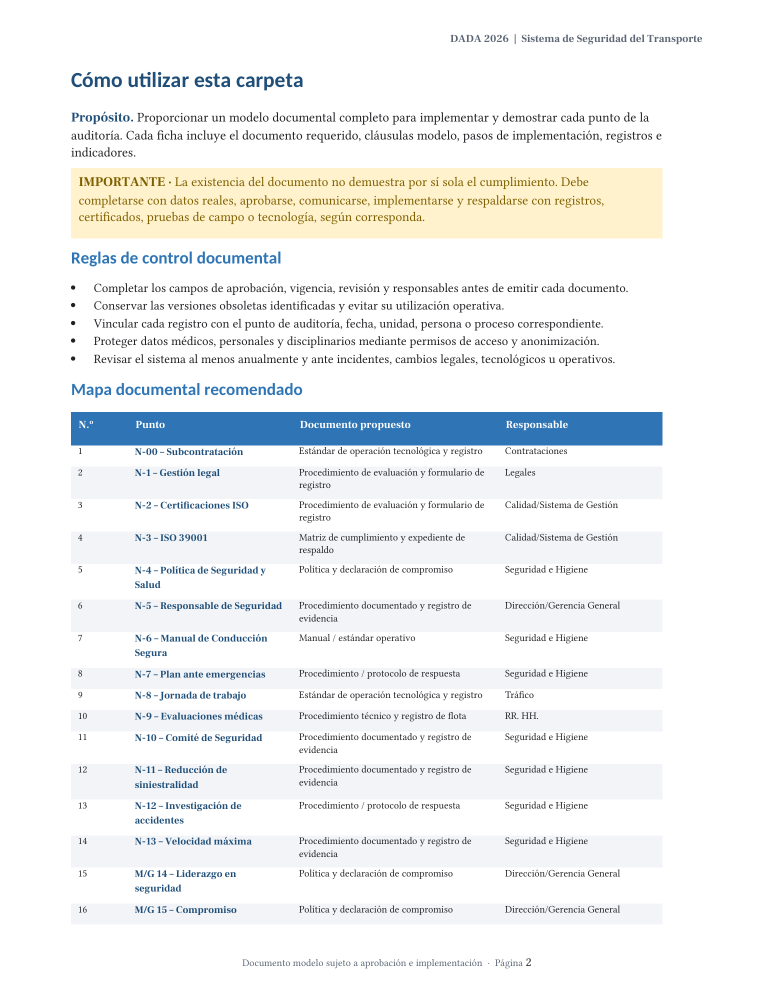
#> input picture outputs/toyota-auditoria-2026/docx-render/page-2.png, 1547 x 2002 px (shown at 1/2 size); its folder holds only this picture in this run
$ python make_contact_sheets.py
#> lines starting #> are read from the running program, lines starting #| are printed output that depends on the picture
from pathlib import Path
from PIL import Image, ImageDraw

folder = Path('/Users/leonardocastillo/Desktop/APP/SGI respaldo 360/outputs/toyota-auditoria-2026/docx-render')
pages = sorted(folder.glob('page-*.png'), key=lambda p: int(p.stem.split('-')[-1]))
for batch_idx in range(0, len(pages), 20):
    batch = pages[batch_idx:batch_idx+20]
    thumb_w, thumb_h = 255, 330
    canvas = Image.new('RGB', (thumb_w*5, thumb_h*4), 'white')
#> canvas: PIL image 1275x1320 RGB; every value is 255
    draw = ImageDraw.Draw(canvas)
    for idx, path in enumerate(batch):
        img = Image.open(path).convert('RGB')
#> img is the input picture: PIL image 1547x2002 RGB; mean R, G, B 240.5, 242.4, 242.8
        img.thumbnail((thumb_w-10, thumb_h-25))
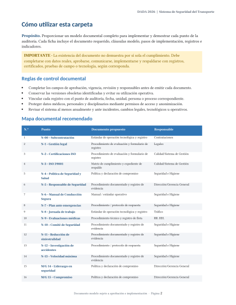
#> img: PIL image 236x305 RGB; mean R, G, B 240.3, 242.2, 242.6
        x = (idx % 5) * thumb_w + (thumb_w-img.width)//2
#> x = 9
        y = (idx // 5) * thumb_h + 18
        canvas.paste(img, (x, y))
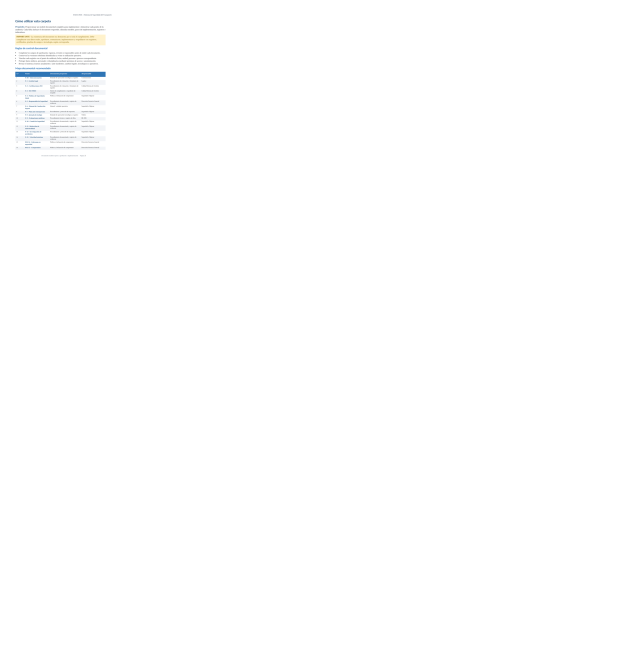
#> canvas: PIL image 1275x1320 RGB (shown at 1/2 size); mean R, G, B 254.4, 254.5, 254.5
        draw.text(((idx % 5)*thumb_w+8, (idx//5)*thumb_h+3), path.stem, fill='black')
    canvas.save(folder / f'contact-{batch_idx//20+1}.png')

$ run again, on outputs/toyota-auditoria-2026/docx-render/page-80.png
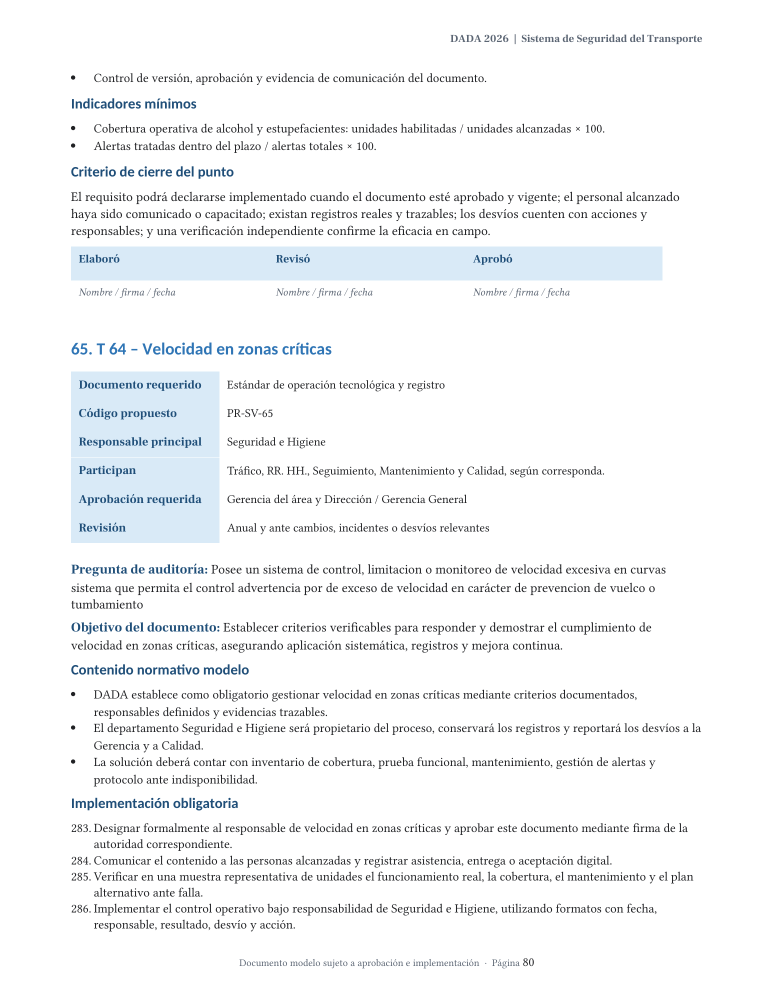
#> input picture outputs/toyota-auditoria-2026/docx-render/page-80.png, 1547 x 2002 px (shown at 1/2 size)
#> img is the input picture: PIL image 1547x2002 RGB; mean R, G, B 244.4, 245.8, 247
#> `img.thumbnail((thumb_w-10, thumb_h-25))`:
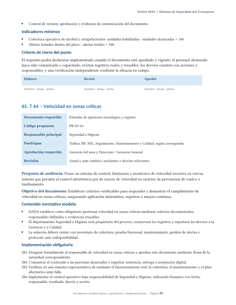
#> img: PIL image 236x305 RGB; mean R, G, B 244.1, 245.5, 246.8
#> `canvas.paste(img, (x, y))`:
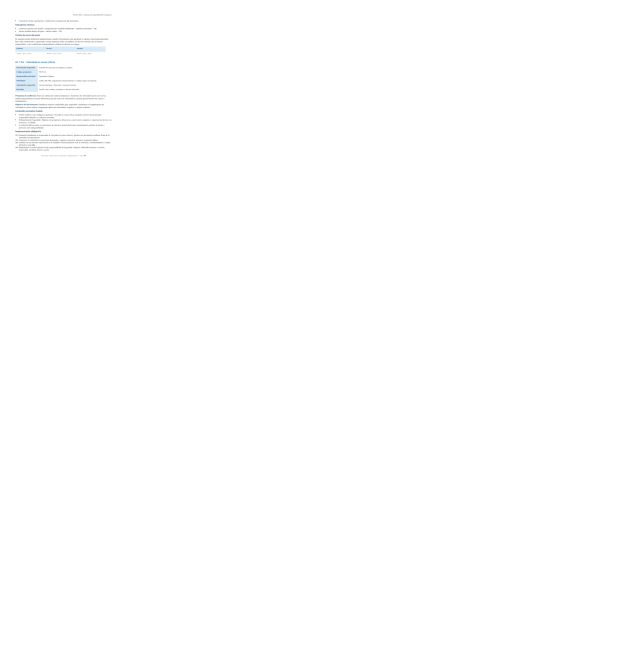
#> canvas: PIL image 1275x1320 RGB (shown at 1/2 size); mean R, G, B 254.5, 254.6, 254.6

$ run again, on outputs/toyota-auditoria-2026/docx-render/page-81.png
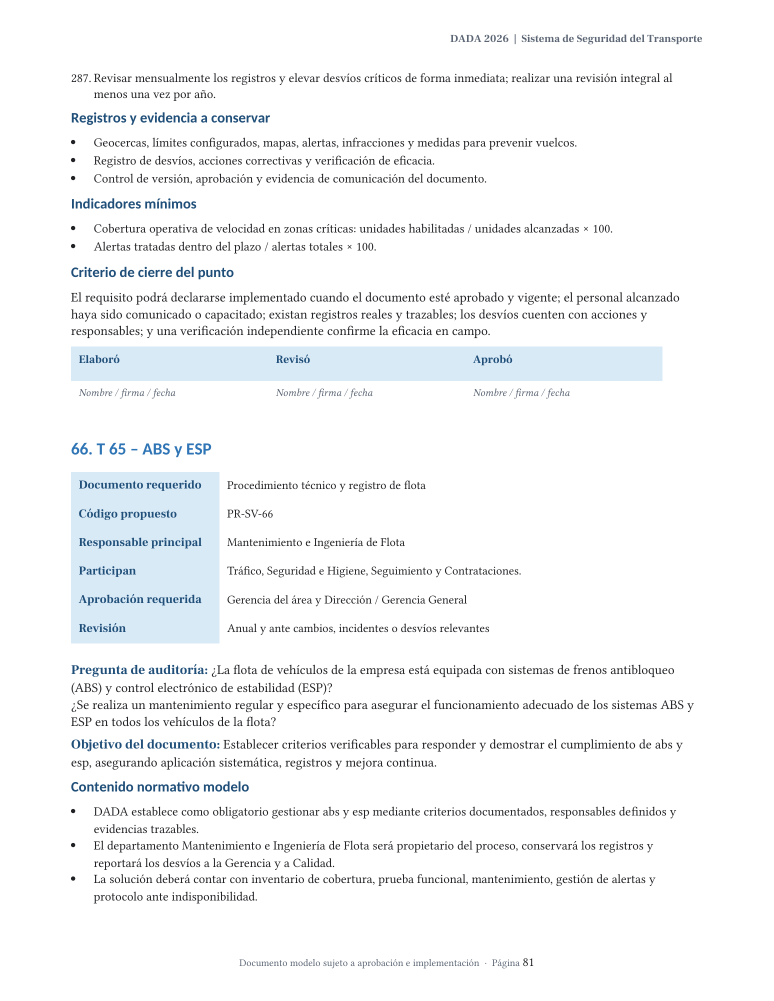
#> input picture outputs/toyota-auditoria-2026/docx-render/page-81.png, 1547 x 2002 px (shown at 1/2 size)
#> img is the input picture: PIL image 1547x2002 RGB; mean R, G, B 245, 246.4, 247.5
#> `img.thumbnail((thumb_w-10, thumb_h-25))`:
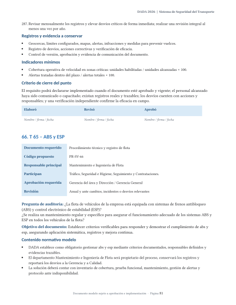
#> img: PIL image 236x305 RGB; mean R, G, B 244.8, 246.2, 247.3
#> `canvas.paste(img, (x, y))`:
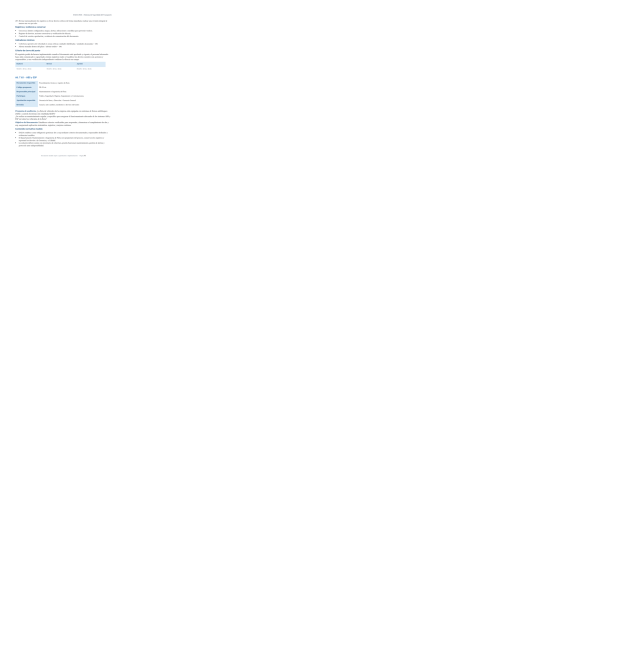
#> canvas: PIL image 1275x1320 RGB (shown at 1/2 size); mean R, G, B 254.6, 254.6, 254.7

$ run again, on outputs/toyota-auditoria-2026/docx-render/page-23.png
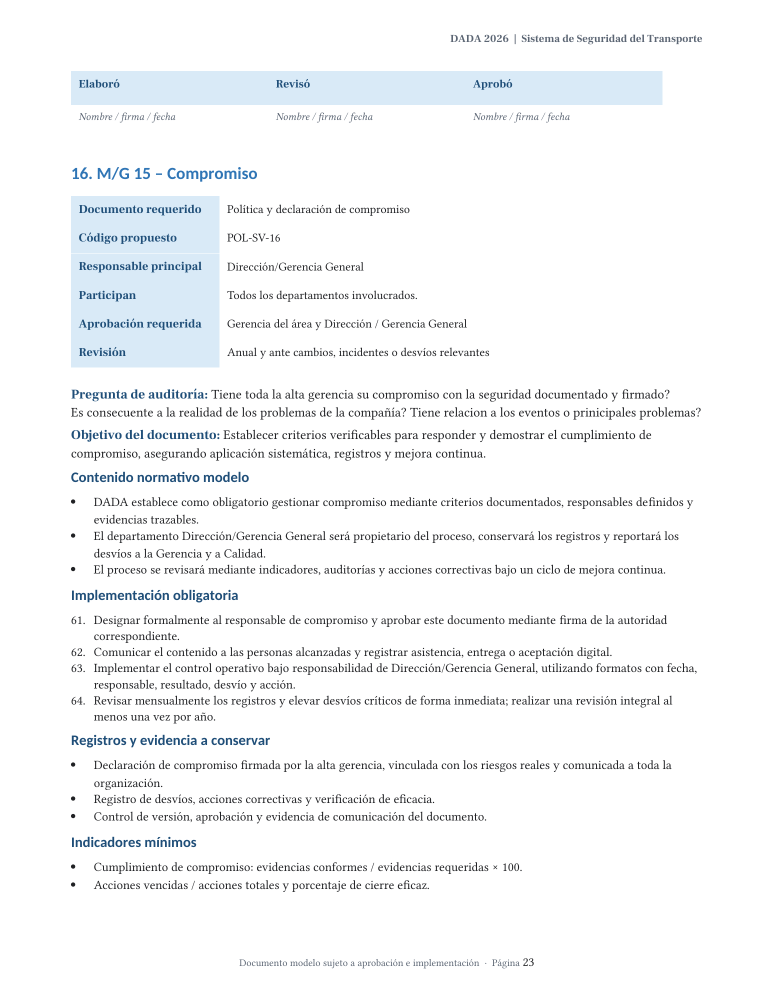
#> input picture outputs/toyota-auditoria-2026/docx-render/page-23.png, 1547 x 2002 px (shown at 1/2 size)
#> img is the input picture: PIL image 1547x2002 RGB; mean R, G, B 245.1, 246.5, 247.7
#> `img.thumbnail((thumb_w-10, thumb_h-25))`:
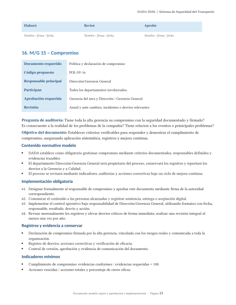
#> img: PIL image 236x305 RGB; mean R, G, B 244.9, 246.3, 247.5
#> `canvas.paste(img, (x, y))`:
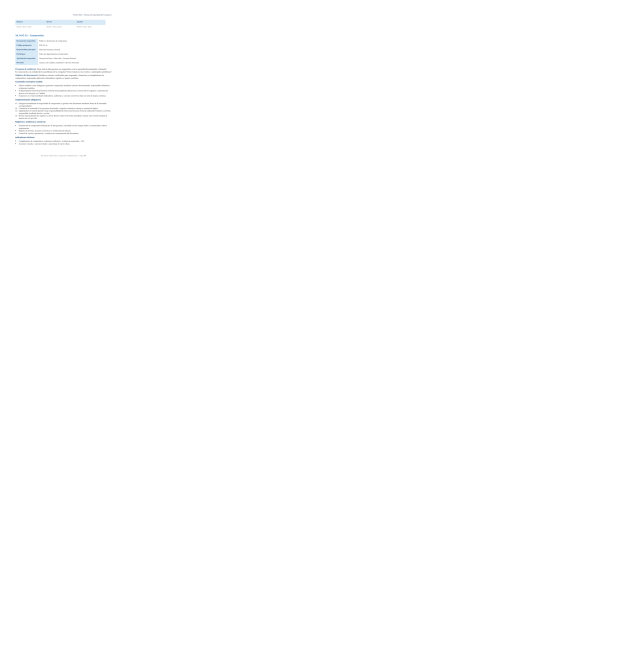
#> canvas: PIL image 1275x1320 RGB (shown at 1/2 size); mean R, G, B 254.6, 254.6, 254.7
